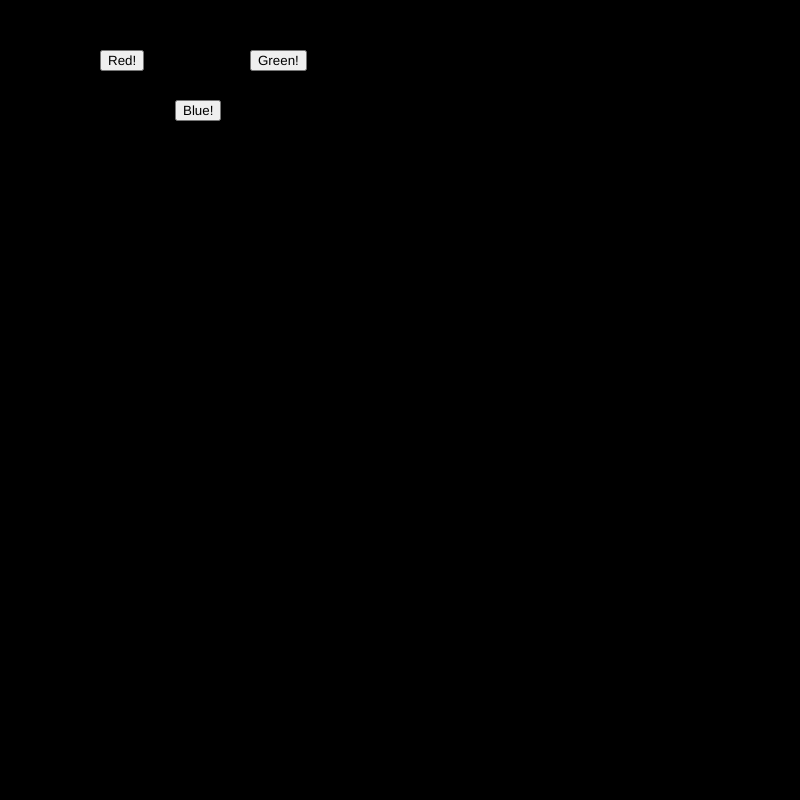
Frame 1 (no input)
Frame 60 (no input): identical to frame 1, image omitted
Frame 120 (the mouse pressed at the canvas centre since frame 60): identical to frame 1, image omitted

The p5.js sketch that drew this single still picture (run headless with seeded random() and noise() and a simulated clock; from frame 60 on, the mouse is pressed at the canvas centre):

// p5.js sketch
// ── sketch.js
var btn_red;
var btn_green;

var r = 0;
var g = 0;
var b = 0;

function setup() {
  createCanvas(800, 800);  

  btn_red = createButton("Red!");
  btn_red.position(100,50);
  btn_red.mousePressed(btn_r);


  btn_green = createButton("Green!");
  btn_green.position(250,50);
  btn_green.mousePressed(btn_g);


  btn_blue = createButton("Blue!");
  btn_blue.position(175,100);
  btn_blue.mousePressed(btn_b);
}

function draw() {
  background(r,g,b);
}

function btn_r(){
  r=255
  g=0
  b=0
}

function btn_g(){
  r=0
  g=255
  b=0
}

function btn_b(){
  r=0
  g=0
  b=255
}
